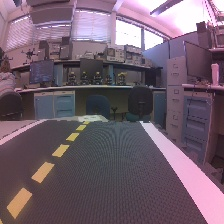
#> input picture Test_Lane_Images/image_0.jpg, 224 x 224 px; the run also reads 1 picture not shown here
$ jupyter execute --allow-errors Module6_Localization.ipynb   (older library calls are emulated)
#> lines starting #> are read from the running program, lines starting #| are printed output that depends on the picture; after the words box and inside, x2 and y2 are one past the last pixel; in counts of white or black regions, pixels touching at a corner belong together
# Module 4: Visual Lane Servoing and Lane Localization

Now that we have our basic motion and camera imaging that we can get from our robot, we want to combine the two where it can travel down a road while staying within the lanes.

This Module should follow Module 5: Road Sign Detection

[cell 1]
from jetbot import Robot, Camera, bgr8_to_jpeg
import cv2
import numpy as np
from IPython.display import display, Image, clear_output
import time

#> (the rest of this cell did not finish here and is left out)

[cell 2]
# [66 lines left out: function detect_lane_markings, not called in this run]

#> (a cell that did not finish here is left out)

#> (a cell that did not finish here is left out)

# AELMIGER

[cell 5]
from jetbot import Robot, Camera, bgr8_to_jpeg
import cv2
import numpy as np
from IPython.display import display, Image, clear_output
import time

#> (the rest of this cell did not finish here and is left out)

[cell 6]
import numpy as np
import cv2
from scipy.optimize import lsq_linear
import CP_constants as const
from collections import deque

[cell 7]
"""

 Title: Lane Detection Algorithm
 Author: Anton Elmiger
 Created: 2020-05-26

 Information: Class that extracts a lane from an edge image
              and calculates the corresponding hyperbola-pair parameters

              Lane Model is described in this paper https://ieeexplore.ieee.org/abstract/document/1689679
              and in the wiki of github

"""


class Lane_Detection:
    def __init__(self):
        self.v = np.arange(0, const.IMAGE_HEIGHT, 1)  # vertical points
        self.u = np.arange(0, const.IMAGE_WIDTH, 1)  # horizontal points

        self.threshold = const.BOUNDARY_THRESH
        self.lane_width = const.LANE_WIDTH

        self.h = const.HORIZON # h-horizon height
        self.k = 0  # k-curvature of lane
        self.bl = 0 # b-skew of left lane
        self.br = 0 # b-skew of right lane
        self.bc = 0 # b-skew of lane center
        self.c = 0 # c-horizontal offset of lane

        self.bcdq = deque(maxlen=const.FILTER_STRENGTH)
        self.bldq = deque(maxlen=const.FILTER_STRENGTH)
        self.brdq = deque(maxlen=const.FILTER_STRENGTH)

        self.left_lane_points = np.array([])
        self.right_lane_points = np.array([])

        self.lane = np.array([])

        # Bounds for the solving of hyperbola-pair parameters
        # [k,bl,br,c]
        # The constraint on c dramatically increases robustness
        self.low_b = np.array([-500000, -8, -8, const.IMAGE_WIDTH/2 -20])
        self.up_b = np.array([500000, 8, 8, const.IMAGE_WIDTH/2 +20])

    # Calculate lane hyperbola for given parameters
    def hyperbola_pair(self, b):
        return self.k/(self.v-self.h)+b*(self.v-self.h)+self.c

    # Function finds lane points in an edge image and classifies them to left and right lane
    # This function is used if no lane estimate exists, or the estimation is odd
    def get_initial_lane_points(self, edge_image):
        image_height = edge_image.shape[0]
        image_width = edge_image.shape[1]

        # initialize lane arrays
        left_lane_points = np.empty((image_height, 1))
        left_lane_points[:] = np.nan
        right_lane_points = np.empty((image_height, 1))
        right_lane_points[:] = np.nan

        lane_numbers = np.arange(image_width)
        edge_image = edge_image / 255

        for row in range(image_height-1, -1, -1):
            curr_row = np.multiply(
                (lane_numbers - image_height), edge_image[row, :])
            points_to_the_right = np.where(curr_row > 0)[0]
            points_to_the_left = np.where(curr_row < 0)[0]
            if points_to_the_right.size > 0:
                right_lane_points[row] = np.amin(points_to_the_right)
            if points_to_the_left.size > 0:
                left_lane_points[row] = np.amax(points_to_the_left)
            if row == 300:
                break
        self.left_lane_points = left_lane_points
        self.right_lane_points = right_lane_points

    # Function finds lane points in an edge image and classifies them to left and right lane
    # [52 lines left out: functions lane_points, generate_bounding_lanes, not called in this run]


    # Function solves for hyperbola-pair lane parameters
    # More info is in the paper listed at the top of this file
    def solve_lane(self):
        # generate matrices for lsq solver
        A, b = self.preprocess_for_solving()
        # returning the solved parameters (k,bl,br,c)
        self.solving_lane_params(A, b)

    def preprocess_for_solving(self):
        l = self.left_lane_points
        r = self.right_lane_points
        # following lines create A matrix  and b vector for least square porblem
        l_ind = ~np.isnan(l)
        r_ind = ~np.isnan(r)
        l_num = l[l_ind]
        r_num = r[r_ind]
        vl = self.v[l_ind.flatten()]
        vr = self.v[r_ind.flatten()]
        l_num = l_num.reshape((len(l_num), 1))
        r_num = r_num.reshape((len(r_num), 1))
        vl = vl.reshape(l_num.shape)
        vr = vr.reshape(r_num.shape)

        lh = (vl-self.h)
        lA = 1/lh
        rh = (vr-self.h)
        rA = 1/rh
        ones = np.ones(l_num.shape)
        zeros = np.zeros(l_num.shape)
        LA = np.hstack((np.hstack((lA, lh)), np.hstack((zeros, ones))))
        ones = np.ones(r_num.shape)
        zeros = np.zeros(r_num.shape)
        RA = np.hstack((np.hstack((rA, zeros)), np.hstack((rh, ones))))
        A = np.vstack((LA, RA))
        b = (np.concatenate((l_num, r_num))).flatten()
        return A, b

    # [70 lines left out: functions solving_lane_params, lane_sanity_checks, interpolate_missing_lane, adjust_lane_width, recenter_lane, filter_lane, not called in this run]

[cell 8]
"""

 Title: Transform Points
 Author: Anton Elmiger
 Created: 2020-05-26

 Information: Class used to transform Points between camera space and world
              space
"""
import numpy as np
import CP_constants as const
from scipy.spatial.transform import Rotation as R


class Transform_Points:
    def __init__(self,_cam_angle=45):
        # cam angle from horizontal down in [degrees]]
        cam_angle = _cam_angle

        self.rot_mat_inv = R.from_euler(
            'xyz', [-90-cam_angle, 0, -90], degrees=True).as_matrix()
        self.rot_mat = np.linalg.inv(self.rot_mat_inv)

        # fov = 160 #fov in degrees/2
        width = const.IMAGE_WIDTH
        height = const.IMAGE_HEIGHT
        aspect_ratio = width / height
        fx = 417/2  # width / (np.tan(np.radians(fov) / 2) * 2)
        fy = fx
        self.cameraMatrix = np.array(
            [[fx, 0, width / 2], [0, fy, height / 2], [0, 0, 1]])
        self.cameraMatrixInv = np.linalg.inv(self.cameraMatrix)
        self.tt = -np.array([[0.182], [0.], [0.195]])
        self.rotationMatrix = self.rot_mat  # np.empty([3, 3])
        self.tvec = self.rotationMatrix @ self.tt
        self.rotationMatrixInv = np.linalg.inv(self.rotationMatrix)

        self.poly_koeff = np.array([0.0, 0.0, 0.0])

    # [23 lines left out: functions imagePoint_to_worldPoint, worldPoint_to_imagePoint, transform_lane_to_poly, not called in this run]

    def send_lane_tcp(self, conn):
        conn.sendall(self.poly_koeff.astype(np.float64).tobytes())

[cell 9]
"""

 Title: Visualization Class
 Author: Anton Elmiger
 Created: 2020-05-21

 Information: Class to visualize the opencv images

"""
import numpy as np
import cv2
import CP_constants as const
import math


class Visualization:
        def __init__(self):
            self.array_of_imgs = []
            self.vidArray = []

        def clear_imgs(self):
            self.array_of_imgs = []

        # [50 lines left out: functions append_img, draw_lane_lines, draw_lane_points, show_imgs, write_video, not called in this run]

[cell 10]
def edge_detection(img):
    gray = cv2.cvtColor(img, cv2.COLOR_RGB2GRAY).astype(float)       # convert to gray
    mask_ground = np.ones(gray.shape, dtype=np.uint8)
    mask_ground = np.zeros(gray.shape, dtype=np.uint8)
    mask_ground[int(gray.shape[0] - const.HORIZON) :, :] = 1
    ground = gray*mask_ground
    display(Image(data=bgr8_to_jpeg(ground)))
    blurredGray = cv2.blur(ground, (3, 3))                                # blur img for robustness
    blurredSobelImg = cv2.Sobel(blurredGray, cv2.CV_8U, 1, 0, ksize=1)  # calculate sobel gradient
    ret, threshSobel = cv2.threshold(                                   # soebel img to binary by threshold
        blurredSobelImg, 7, 255, cv2.THRESH_BINARY)
    kernel = np.ones((3, 3), np.uint8)                                  # erode image to remove noise
    erodedSobel = cv2.erode(threshSobel, kernel, iterations=1)          # erode image to remove noise
    return erodedSobel

[cell 11]
visual = Visualization()
ld = Lane_Detection()
tp = Transform_Points()

img = cv2.imread('Test_Lane_Images/image_0.jpg')
#> img is the input picture: shape (224, 224, 3); mean B, G, R 109.4, 95.7, 114.6

edge_image = edge_detection(img)            # Detect Edges in image
#> in edge_detection, `ret, threshSobel = cv2.threshold(`:
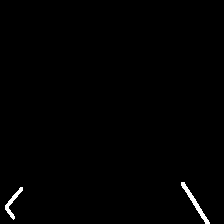
#> threshSobel: shape (224, 224); 0.73% white; 2 white regions, box (x1, y1, x2, y2) and area: (181, 182, 210, 224) 214, (5, 187, 23, 220) 150

ld.get_initial_lane_points(edge_image)      # Apply Lane initialization on first image
#> the loop in get_initial_lane_points, `for row in range(image_height-1, -1, -1):` made 224 passes
#> points_to_the_left on passes 1 to 3: [206, 207, 208], [206, 207], [206, 207]
#> (the rest of this cell did not finish here and is left out)

#> in preprocess_for_solving, `l_num = l[l_ind]`: l_num = 41 values from 183 to 208
#> in preprocess_for_solving, `r_num = r[r_ind]`: r_num = empty array
ld.lane_sanity_checks(edge_image)           # Apply corrections to lane model
tp.transform_lane_to_poly(ld)               # Calculate polynomial coeff from lane model

visual.draw_lane_lines(img, ld)                             # Draw lane model lines on image
edge_image = cv2.cvtColor(edge_image, cv2.COLOR_GRAY2RGB)   # Generate Edge Image
visual.draw_lane_points(edge_image, ld)                     # Draw lane edge points on image
display(Image(data=bgr8_to_jpeg(img)))                      # Display img with drawing
display(Image(data=bgr8_to_jpeg(edge_image)))                      # Display img with drawing

#> (a cell that did not finish here is left out)

# For Testing

[cell 13]
import ipywidgets as widgets
from IPython.display import display
import threading
import time
import os

# [17 lines of commented-out code are left out]
image = widgets.Image(format='jpeg', width=300, height=300)
save_button = widgets.Button(description='Save Image')
saved_count = 0
status_label = widgets.Label(value='Ready')
display(widgets.VBox([image, save_button, status_label]))
ret = False


# 3. Image Update Function (Threaded)
def update_image_loop():
    # global ret
    while True:
        frame = camera.value
        # [8 lines of commented-out code are left out]
        image.value = bgr8_to_jpeg(frame)
        time.sleep(0.01)  # control the update rate

# 3. Button Callback to Save Image
SAVE_DIR = "lane_images"
os.makedirs(SAVE_DIR, exist_ok=True)

# [22 lines left out: function save_image_callback, not called in this run]

# 4. Connect Callback
save_button.on_click(save_image_callback)

# 5. Start Image Update Thread (non-blocking)
threading.Thread(target=update_image_loop, daemon=True).start()

[cell 14]
# from jetbot import Robot, Camera, bgr8_to_jpeg
import cv2
import numpy as np
from IPython.display import display, Image, clear_output

[cell 15]
def bgr8_to_jpeg(image, quality=90):
    if image is None or not isinstance(image, np.ndarray):
        raise ValueError("Invalid image for JPEG encoding")

    if image.dtype != np.uint8:
        image = np.clip(image, 0, 255).astype(np.uint8)

    if len(image.shape) == 2:
        image = cv2.cvtColor(image, cv2.COLOR_GRAY2BGR)

    encode_params = [int(cv2.IMWRITE_JPEG_QUALITY), quality]
    success, jpeg = cv2.imencode('.jpg', image, encode_params)
    if not success:
        raise ValueError("JPEG encoding failed")
    return jpeg.tobytes()

[cell 16]
image = cv2.imread('Test_Lane_Images/image_0.jpg')
display(Image(data=bgr8_to_jpeg(image)))
#> in bgr8_to_jpeg, `success, jpeg = cv2.imencode('.jpg', image, encode_params)`: jpeg = 18583 values, max 255 at index 0, min 0 at index 4, mean 126

[cell 17]
def region_of_interest(img, vertices):
    # Define a blank matrix that matches the image height/width.
    mask = np.zeros_like(img)
    # Retrieve the number of color channels of the image.
    # channel_count = img.shape[2]
    # Create a match color with the same color channel counts.
    match_mask_color = 255

    # Fill inside the polygon
    cv2.fillPoly(mask, vertices, match_mask_color)

    # Returning the image only where mask pixels match
    masked_image = cv2.bitwise_and(img, mask)
    return masked_image

[cell 18]
height = 224
width = 224
region_of_interest_vertices = [
    (0 - width/5, height),
    (width / 4, height / 3),
    (width*3/4, height / 3),
    (width + width/5, height),
]

gray_image = cv2.cvtColor(image, cv2.COLOR_RGB2GRAY)
cannyed_image = cv2.Canny(gray_image, 100, 200)
#> cannyed_image: shape (224, 224); 9.5% white in thin lines or dots
# Moved the cropping operation to the end of the pipeline.
cropped_image = region_of_interest(
    cannyed_image,
    np.array([region_of_interest_vertices], np.int32)
)
#> in region_of_interest, `cv2.fillPoly(mask, vertices, match_mask_color)`:
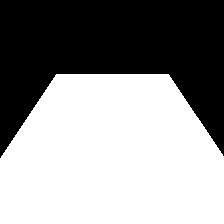
#> mask: shape (224, 224); 57.7% white; 1 black region, box (x1, y1, x2, y2) and area: (0, 0, 224, 158) 21239
#> in region_of_interest, `masked_image = cv2.bitwise_and(img, mask)`:
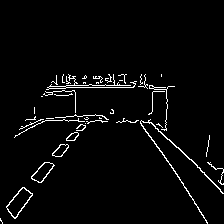
#> masked_image: shape (224, 224); 3.2% white in thin lines or dots, all inside (x1, y1, x2, y2) = (0, 74, 224, 224)

display(Image(data=bgr8_to_jpeg(cropped_image)))

[cell 19]
lines = cv2.HoughLinesP(
    cropped_image,
    rho=6,
    theta=np.pi / 60,
    threshold=160,
    lines=np.array([]),
    minLineLength=40,
    maxLineGap=25
)
#> lines = [[50, 85, 152, 85], [13, 197, 87, 115], [34, 117, 105, 117], [25, 120, 165, 120], [13, 216, 86, 115], [162, 152, 206, 220], [29, 197, 90, 121], [178, 147, 220, 189], [47, 87, 167, 87]]
print(lines)
#| [[[ 50  85 152  85]]
#|  [[ 13 197  87 115]]
#|  [[ 34 117 105 117]]
#|  [[ 25 120 165 120]]
#|  [[ 13 216  86 115]]
#|  [[162 152 206 220]]
#> (further printed lines are left out)

[cell 20]
def draw_lines(img, lines, color=[255, 0, 0], thickness=3):
    # If there are no lines to draw, exit.
    if lines is None:
        return
    # Make a copy of the original image.
    img = np.copy(img)
    # Create a blank image that matches the original in size.
    line_img = np.zeros(
        (
            img.shape[0],
            img.shape[1],
            3
        ),
        dtype=np.uint8,
    )
    # Loop over all lines and draw them on the blank image.
    for line in lines:
        for x1, y1, x2, y2 in line:
            cv2.line(line_img, (x1, y1), (x2, y2), color, thickness)
    # Merge the image with the lines onto the original.
    img = cv2.addWeighted(img, 0.8, line_img, 1.0, 0.0)
    # Return the modified image.
    return img

[cell 21]
line_image = draw_lines(image, lines) # <---- Add this call.
#> the loop in draw_lines, `for line in lines:` made 9 passes
display(Image(data=bgr8_to_jpeg(line_image)))

[cell 22]
import math
left_line_x = []
left_line_y = []
right_line_x = []
right_line_y = []
for line in lines:
    for x1, y1, x2, y2 in line:
        slope = (y2 - y1) / (x2 - x1) # <-- Calculating the slope.
        if math.fabs(slope) < 0.5: # <-- Only consider extreme slope
            continue
        if slope <= 0: # <-- If the slope is negative, left group.
            left_line_x.extend([x1, x2])
            left_line_y.extend([y1, y2])
        else: # <-- Otherwise, right group.
            right_line_x.extend([x1, x2])
            right_line_y.extend([y1, y2])
#> this loop made 9 passes
#> after the loop, left_line_x = [13, 87, 13, 86, 29, 90]; left_line_y = [197, 115, 216, 115, 197, 121]; right_line_x = [162, 206, 178, 220]; right_line_y = [152, 220, 147, 189]

[cell 23]
min_y = int(image.shape[0] * (3 / 5)) # <-- Just below the horizon
max_y = image.shape[0] # <-- The bottom of the image
poly_left = np.poly1d(np.polyfit(
    left_line_y,
    left_line_x,
    deg=1
))
left_x_start = int(poly_left(max_y))
#> left_x_start = 2
left_x_end = int(poly_left(min_y))
#> left_x_end = 73
poly_right = np.poly1d(np.polyfit(
    right_line_y,
    right_line_x,
    deg=1
))
right_x_start = int(poly_right(max_y))
#> right_x_start = 219
right_x_end = int(poly_right(min_y))
#> right_x_end = 165

line_image = draw_lines(image,
    [[
        [left_x_start, max_y, left_x_end, min_y],
        [right_x_start, max_y, right_x_end, min_y],
    ]],
    thickness=5,
)
#> call 2 of draw_lines, with thickness = 5
#> in draw_lines (call 2), `img = cv2.addWeighted(img, 0.8, line_img, 1.0, 0.0)`:
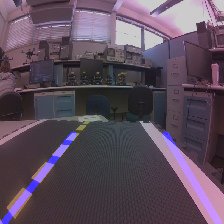
#> img: shape (224, 224, 3); mean B, G, R 91.8, 76.6, 91.7
display(Image(data=bgr8_to_jpeg(line_image)))

[cell 24]
def detect_lane_markings(image: np.ndarray):
    """
    Args:
        image: An image from the robot's camera in the BGR color space (numpy.ndarray)
    Return:
        left_masked_img:   Masked image for the dashed-yellow line (numpy.ndarray)
        right_masked_img:  Masked image for the solid-white line (numpy.ndarray)
    """
    h, w, _ = image.shape
    # print(image.shape)

    imgbgr = image

    # Convert the image to HSV for any color-based filtering
    imghsv = cv2.cvtColor(imgbgr, cv2.COLOR_BGR2HSV)

    # Most of our operations will be performed on the grayscale version
    imggray = cv2.cvtColor(imgbgr, cv2.COLOR_BGR2GRAY)

    horizon_X = 130
    mask_ground = np.zeros((h, w), dtype=np.uint8)
    mask_ground[int(h - horizon_X) :, :] = 1
    # print(h," " ,w," " ,int(h - horizon_X[0]))

    sigma = 8  # CHANGE ME

    # Smooth the image using a Gaussian kernel
    img_gaussian_filter = cv2.GaussianBlur(imggray, (0, 0), sigma)

    # Convolve the image with the Sobel operator (filter) to compute the numerical derivatives in the x and y directions
    sobelx = cv2.Sobel(img_gaussian_filter, cv2.CV_64F, 1, 0)
    sobely = cv2.Sobel(img_gaussian_filter, cv2.CV_64F, 0, 1)

    # Compute the magnitude of the gradients
    Gmag = np.sqrt(sobelx * sobelx + sobely * sobely)

    threshold_left = 5  # CHANGE ME
    mask_mag_left = Gmag > threshold_left
    threshold_right = 25
    mask_mag_right = Gmag > threshold_right

    white_lower_hsv = np.array([15, 3, 166])  # CHANGE ME
    white_upper_hsv = np.array([179, 116, 255])  # CHANGE ME
    yellow_lower_hsv = np.array([10, 75, 50])        # CHANGE ME
    yellow_upper_hsv = np.array([35, 255, 255])  # CHANGE ME

    mask_white = cv2.inRange(imghsv, white_lower_hsv, white_upper_hsv)
    mask_yellow = cv2.inRange(imghsv, yellow_lower_hsv, yellow_upper_hsv)

    mask_left = np.ones(sobelx.shape)
    mask_left[:, int(np.floor(w / 2)) : w + 1] = 0
    mask_right = np.ones(sobelx.shape)
    mask_right[:, 0 : int(np.floor(w / 2))] = 0

    mask_sobelx_pos = sobelx > 0
    mask_sobelx_neg = sobelx < 0
    mask_sobely_neg = sobely < 0

    mask_left_edge = mask_ground * mask_left * mask_mag_left * mask_sobelx_neg * mask_sobely_neg * mask_yellow
    mask_right_edge = mask_ground * mask_right * mask_mag_right * mask_sobelx_pos * mask_sobely_neg * mask_white
    mask_lanes = np.uint8((mask_left_edge + mask_right_edge) > 0) * 255
    masked_image = cv2.bitwise_and(image, image, mask=mask_lanes)
    # display(Image(data=bgr8_to_jpeg(mask_lanes)))
    # display(Image(data=bgr8_to_jpeg(image)))

    return masked_image

[cell 25]
image = cv2.imread('Test_Lane_Images/image_0.jpg')
display(Image(data=bgr8_to_jpeg(image)))
edge_lines = detect_lane_markings(image)
#> in detect_lane_markings, `img_gaussian_filter = cv2.GaussianBlur(imggray, (0, 0), sigma)`:
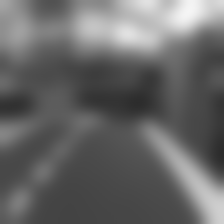
#> img_gaussian_filter: shape (224, 224); min 44, max 245, mean 103
#> in detect_lane_markings, `sobelx = cv2.Sobel(img_gaussian_filter, cv2.CV_64F, 1, 0)`:
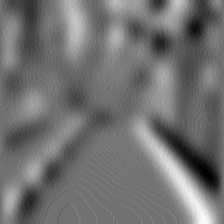
#> sobelx: shape (224, 224) float64; min -40, max 50, mean 0.1; drawn with min black and max white
#> in detect_lane_markings, `sobely = cv2.Sobel(img_gaussian_filter, cv2.CV_64F, 0, 1)`:
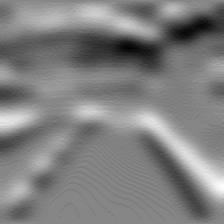
#> sobely: shape (224, 224) float64; min -56, max 50, mean -2.9; drawn with min black and max white
#> in detect_lane_markings, `Gmag = np.sqrt(sobelx * sobelx + sobely * sobely)`:
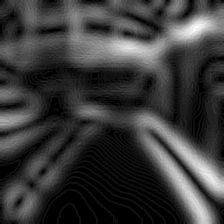
#> Gmag: shape (224, 224) float64; min 0, max 62.13, mean 14.3; drawn with min black and max white
#> in detect_lane_markings, `mask_sobely_neg = sobely < 0`:
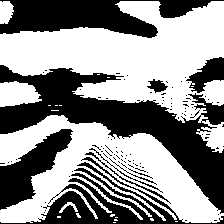
#> mask_sobely_neg: shape (224, 224) bool; 55.5% white; 102 black regions (92 under 20 px), largest, box (x1, y1, x2, y2) and area: (0, 65, 224, 214) 9905, (0, 0, 224, 38) 4691, (0, 157, 224, 224) 3819
#> in detect_lane_markings, `mask_lanes = np.uint8((mask_left_edge + mask_right_edge) > 0) * 255`:
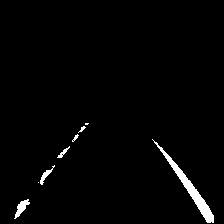
#> mask_lanes: shape (224, 224); 1.9% white; 8 white regions (2 under 20 px), largest, box (x1, y1, x2, y2) and area: (152, 139, 214, 223) 663, (14, 199, 30, 219) 129, (40, 165, 55, 185) 80, (57, 146, 70, 158) 46, (72, 134, 79, 142) 22, (78, 126, 86, 133) 21
display(Image(data=bgr8_to_jpeg(edge_lines)))
#> (the rest of the program and of its run is left out)
